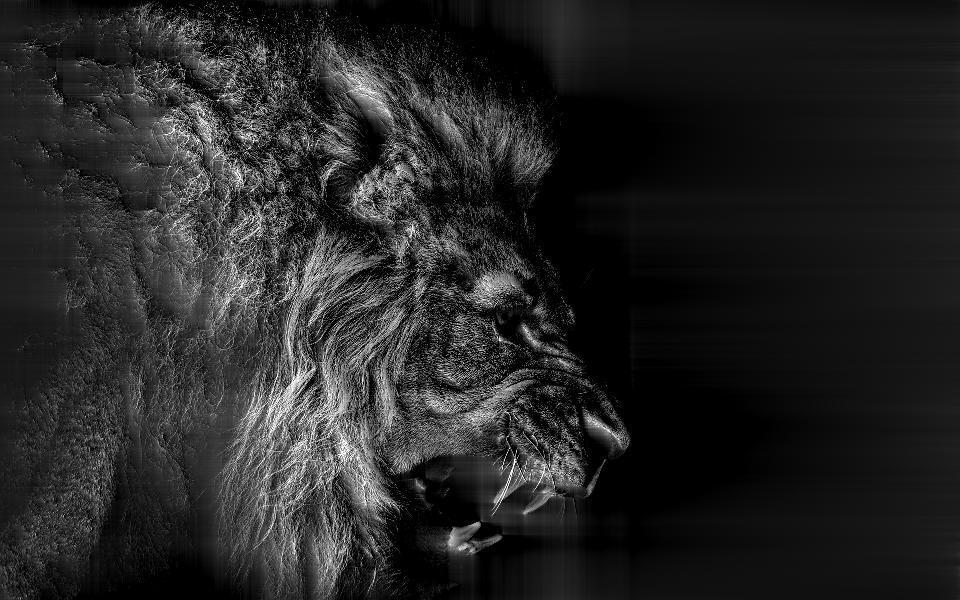
%> input picture input_dataset1/a1.jpg, 960 x 600 px
$ octave final.m   (GNU Octave 9; MATLAB toolbox functions it lacks are replaced by stand-ins)
%> lines starting %> are read from the running program, lines starting %| are printed output that depends on the picture
 up1 = im2double(imread('a1.jpg'));  % a{i}.jpg is low-resolution image
%> up1: size 600x960 double; min 0, max 1, mean 0.146
 up2 = im2double(imread('a2.jpg'));
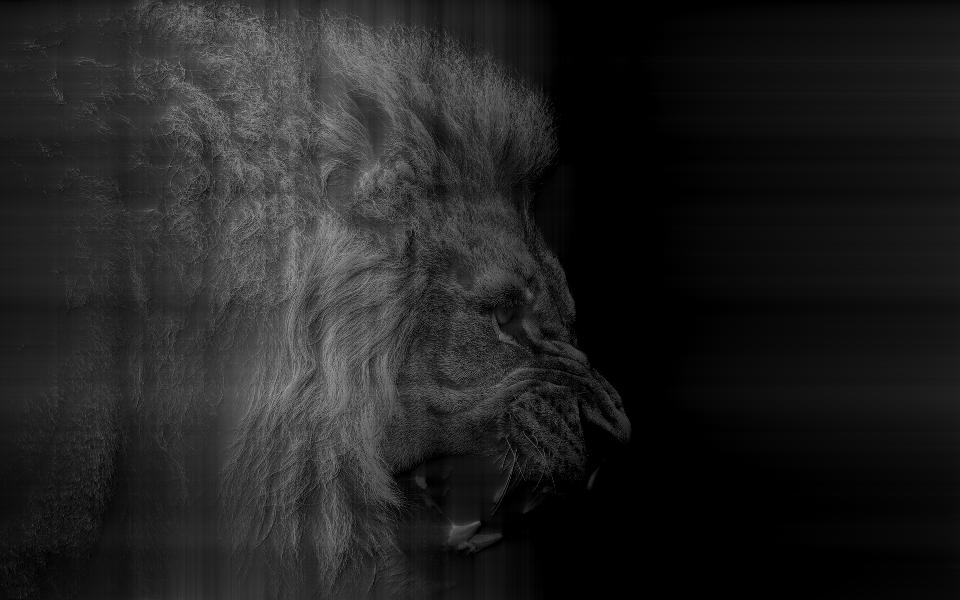
%> input picture input_dataset1/a2.jpg, 960 x 600 px
%> up2: size 600x960 double; min 0, max 0.655, mean 0.131
 up3=  im2double(imread('a3.jpg'));
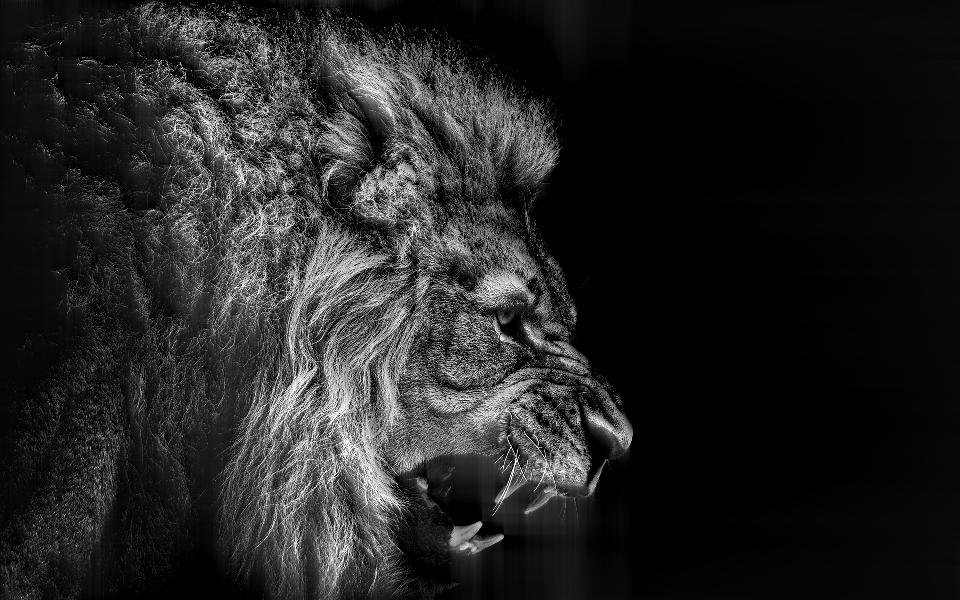
%> input picture input_dataset1/a3.jpg, 960 x 600 px
%> up3: size 600x960 double; min 0, max 1, mean 0.139
 up4 = im2double(imread('a4.jpg'));
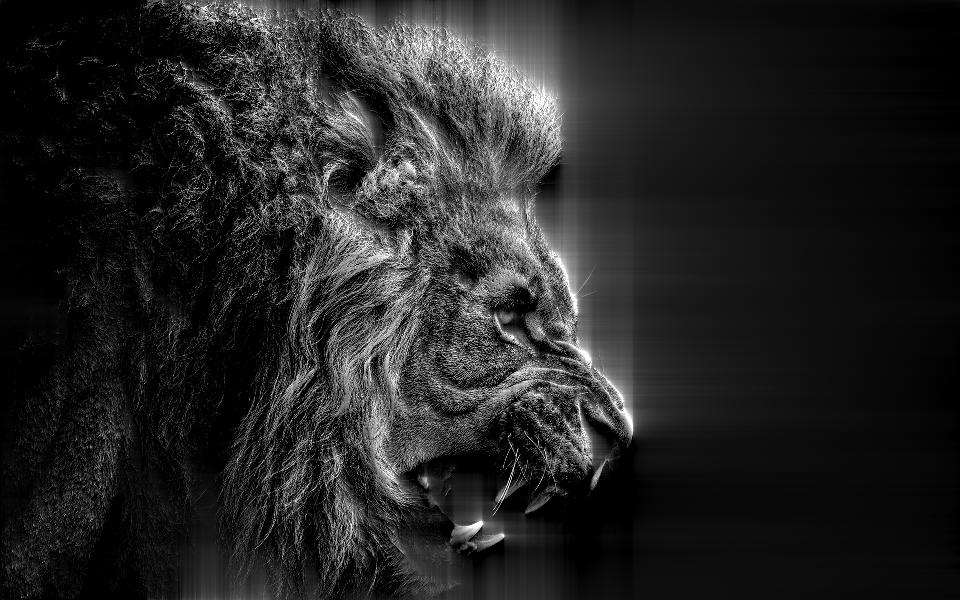
%> input picture input_dataset1/a4.jpg, 960 x 600 px
%> up4: size 600x960 double; min 0, max 1, mean 0.142
 up5 = im2double(imread('a5.jpg'));
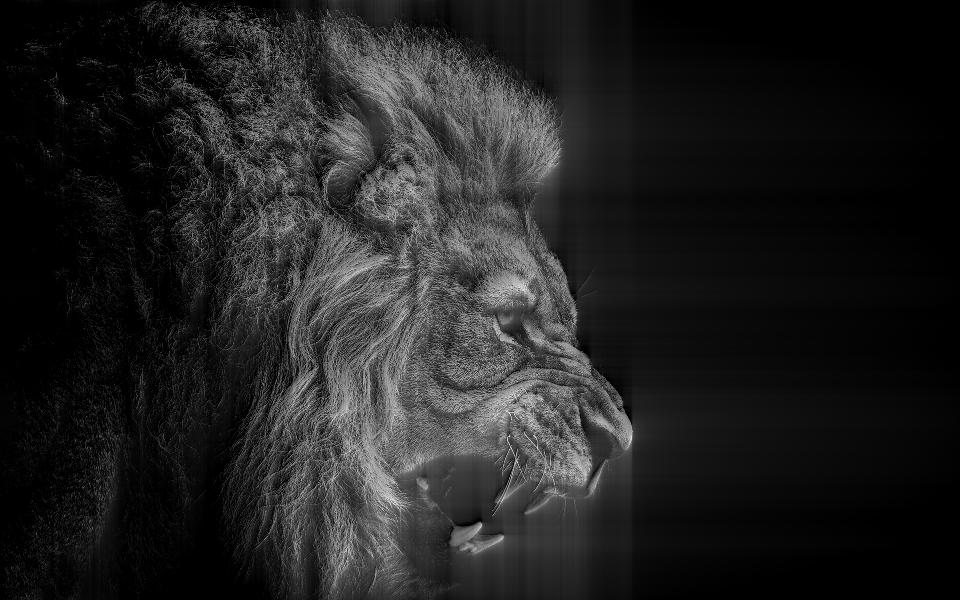
%> input picture input_dataset1/a5.jpg, 960 x 600 px
%> up5: size 600x960 double; min 0, max 0.957, mean 0.131
 up6 = im2double(imread('a6.jpg'));
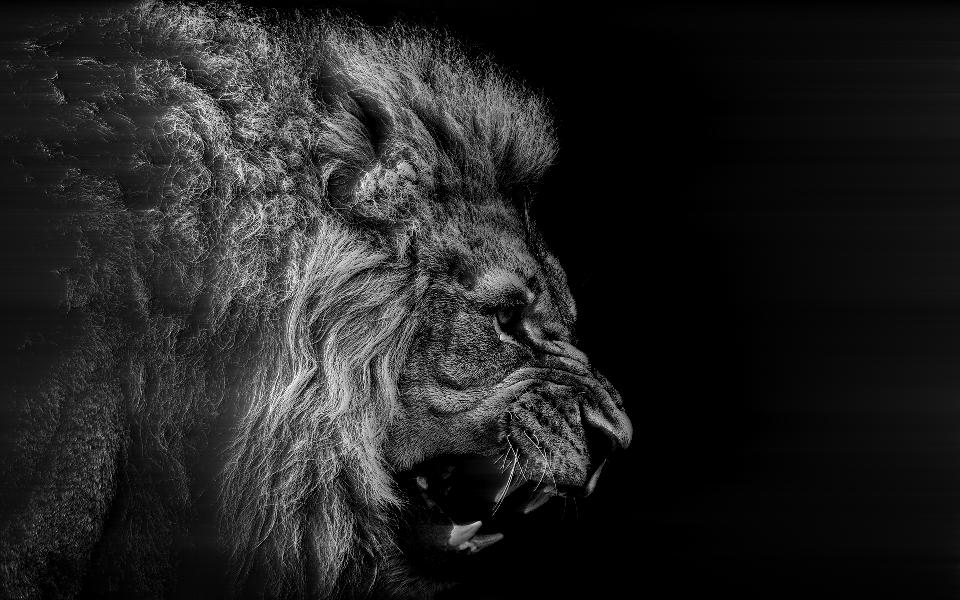
%> input picture input_dataset1/a6.jpg, 960 x 600 px
%> up6: size 600x960 double; min 0, max 1, mean 0.137
%> (the run ends here)
